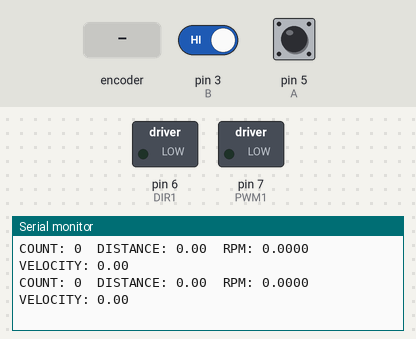
Recording of a sketch running on a simulated Arduino Uno, built with avr-gcc and run on an emulated ATmega328P. Shown: switched loads named in the sketch (green lamp = pin HIGH), the last lines printed to the serial monitor. Inputs (shaded band) come from the test bench; at power-on: pin 3 (B) HIGH, pin 5 (A) HIGH.

Above: at 1.2 s.
1.3 s: pin 3 (B) driven LOW
At 1.47 s:
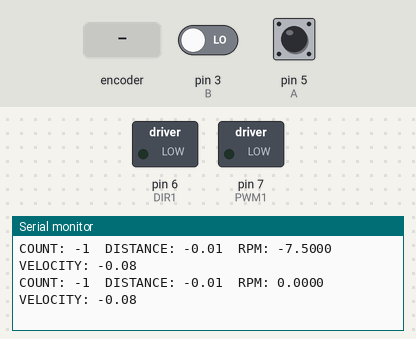
4.3 s: rotary encoder on pin 5 (A) / pin 3 (B) turned 3 steps (first pin leading)
At 4.45 s:
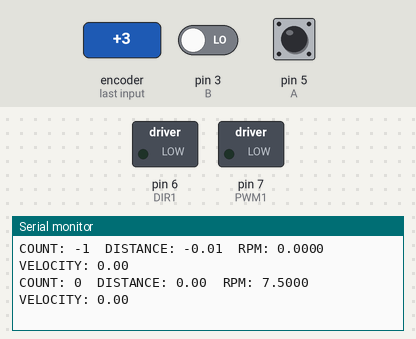
7.9 s: rotary encoder on pin 5 (A) / pin 3 (B) turned 3 steps (first pin leading)
At 8.03 s:
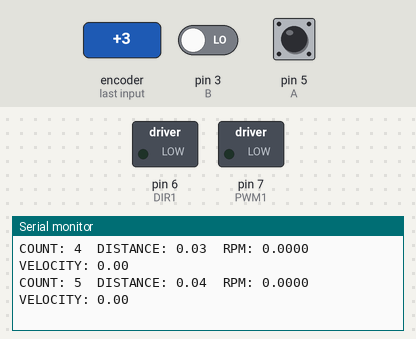
Timing chart, 0 to 10.9 s (numbered marks = the images above; inputs shaded):
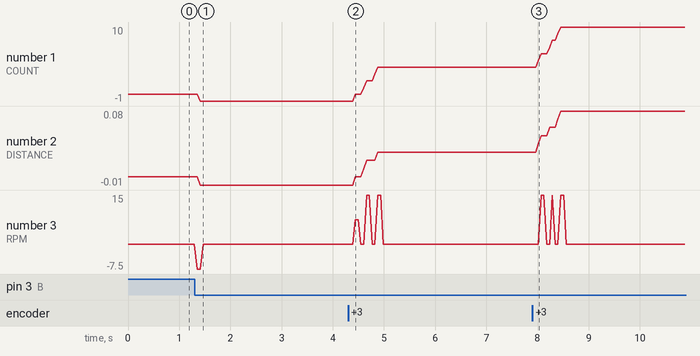

Measured:
- after the input at 1.3 s, the serial monitor: prints a new line after 0.05 s (image 1)
- after the input at 4.3 s, the serial monitor: prints a new line after 0.14 s (image 2)
- after the input at 7.9 s, the serial monitor: prints a new line after 0.12 s (image 3)
- plotted number 1: 0 → -1 after the input at 1.3 s, -1 → 4 after the input at 4.3 s, 4 → 10 after the input at 7.9 s
- plotted number 2: 0 → -0.01 after the input at 1.3 s, -0.01 → 0.03 after the input at 4.3 s, 0.03 → 0.08 after the input at 7.9 s

The sketch:

encoder_v3.ino
```cpp
/* tiva_encoder.ino
 * reads encoder position and speed
 * outputs data to Serial monitor
 * NOT OPTIMIZED - look for ways to improve performance
 */

#include <TimerOne.h>
#define CN 80.00 //Number of counts per revolution on the encoder.MAKE SURE IT HAS ENOUGH DIGITS
#define T 0.1 //Velocity calculation time interval in seconds
#define A 5 //Encoder A = Pin 5 PB0
#define B 3 //Encoder B = Pin 3 PB1
#define DIR1 6 //Direction 1 PE5
#define PWM1 7 //PWM1 PB4
#define RAD 10.16 // radius of wheel in cm

//Initialize global variables
//volatile variables can be changed inside interrupts
volatile int a;  //state of encoder signal A
volatile int b;  //state of encoder signal B
volatile long int count;  //Angular Position in encoder counts
volatile long int countOld;  //Previous count (for calculating speed)
volatile double rpm; // rotations per minute
const double RPMfactor = 60 / (CN * T);
double distance;
double velocity;

//Interrupt service routine for encoder signal A
//Increments or decrements count
//Updates speed
void transitionA()
{
  a = digitalRead(A);
  b = digitalRead(B);
  /*if(!b) { //b = 0
    if(!a) { //a = 0 (old a = 1)
      count--;
    }else { //a=1 (old a = 0)
      count++;
    }
  }else { //b=1
    if(!a) { //a = 0
      count++;
    } else { //a = 1
      count--;
    }
  }*/
  b == 0 ? (a == 0 ? count++ : count--) : (a == 0 ? count-- : count++);
}
//Interrupt service routine for encoder signal B
//Increments or decrements count

void transitionB()
{
  b = digitalRead(B);
  a = digitalRead(A);
  /*if(!a) { //a = 0
    if(!b) {//b = 0
      count++;
    }else {//b = 1
      count--;
    }
  } else { //a = 1
    if(!b) {//b = 0
      count--;
    }else {//b = 1
      count++;
    }
  }*/
  a == 0 ? (b == 0 ? count++ : count--) : (b == 0 ? count-- : count++);
}

void calcRPM() //calculates RPM. time change is constant so we only need to update update countOld = count for varying RPMs
{
  rpm = (double) RPMfactor * (count - countOld);
  countOld = count;
}

//Resets count and velocity variables, measures t, a, and b
void resetEncoder()
{
  count = 0;
  countOld = 0;
  rpm = 0;
  distance = 0;
  velocity = 0;

  a = digitalRead(A);
  b = digitalRead(B);
}

void setup()
{
  //Set encoder pins as inputs
  pinMode(A, INPUT);
  pinMode(B, INPUT);
  pinMode(DIR1, OUTPUT);
  pinMode(PWM1, OUTPUT);
  //Begin serial monitor
  Serial.begin(9600);
  //Set interrupt service routines to run when signals A and B are changed
  attachInterrupt(digitalPinToInterrupt(A), transitionA, CHANGE);
  attachInterrupt(digitalPinToInterrupt(B), transitionB, CHANGE);
  //Set timer interrupt service routines to calculate velocity at certain time intervals
  Timer1.initialize(T*1000000);
  Timer1.attachInterrupt(calcRPM);
  //Reset encoder measurements
  resetEncoder();
  //digitalWrite(DIR1, 1);
  //digitalWrite(PWM1, 1);
}

void loop()
{
  //digitalWrite(PWM1, 1);
  //Print encoder count and velocity every 500ms
  distance = (2*PI*RAD)*(count/CN)/100.00;
  velocity = (2*PI*RAD)*rpm/6000;
  Serial.print("COUNT: ");
  Serial.print(count);
  Serial.print("\tDISTANCE: ");
  Serial.print(distance);
  Serial.print("\tRPM: ");
  Serial.print(rpm, 4);
  Serial.print("\tVELOCITY: ");
  Serial.println(velocity);
  //delay(500);
}
```
